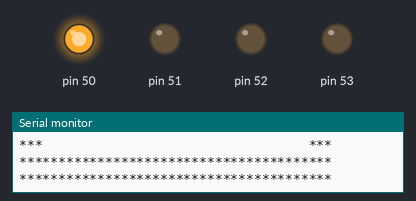
Recording of a sketch running on a simulated Arduino Mega 2560, built with avr-gcc and run on an emulated ATmega2560. Parts: output pins drawn as LEDs (lit = HIGH), the last lines printed to the serial monitor.

Above: at 3.2 s.
At 28.2 s:
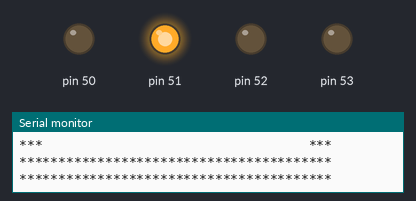
At 53.2 s:
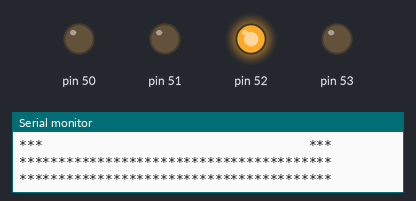
At 78.3 s:
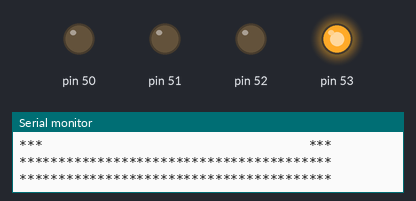
At 93.3 s:
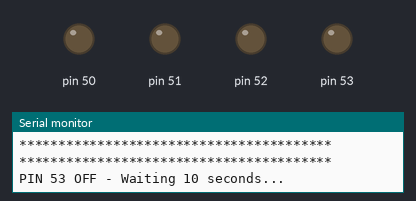
Timing chart, 0 to 119.7 s (numbered marks = the images above):
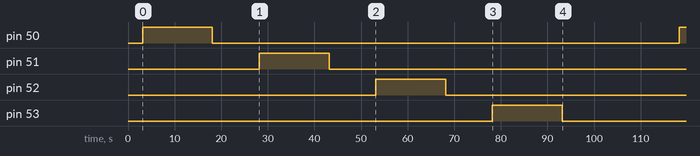

Measured:
- by itself, pin 50: LOW → HIGH at 3.1 s, → LOW 15.0 s later, → HIGH 100 s later
- by itself, pin 51: LOW → HIGH at 28.2 s, → LOW 15.0 s later
- by itself, pin 52: LOW → HIGH at 53.2 s, → LOW 15.0 s later
- by itself, pin 53: LOW → HIGH at 78.2 s, → LOW 15.0 s later

The sketch:

test_super_slow.ino
```cpp
/**
 * Arduino Mega #2 - SUPER SLOW TEST
 * Очень медленный тест с большими паузами
 */

void setup() {
  Serial.begin(115200);
  delay(100);

  Serial.println("\n========================================");
  Serial.println("  SUPER SLOW TEST - PINS 50-53");
  Serial.println("  Logic: HIGH = ON");
  Serial.println("========================================\n");

  pinMode(50, OUTPUT);
  pinMode(51, OUTPUT);
  pinMode(52, OUTPUT);
  pinMode(53, OUTPUT);

  digitalWrite(50, LOW);
  digitalWrite(51, LOW);
  digitalWrite(52, LOW);
  digitalWrite(53, LOW);

  Serial.println("[INIT] All pins LOW\n");
  delay(3000);
}

void loop() {
  Serial.println("\n\n\n");
  Serial.println("****************************************");
  Serial.println("****************************************");
  Serial.println("***                                  ***");
  Serial.println("***        PIN 50 = HIGH NOW!        ***");
  Serial.println("***     WATCH ACTUATOR! (15 SEC)     ***");
  Serial.println("***                                  ***");
  Serial.println("****************************************");
  Serial.println("****************************************\n");
  digitalWrite(50, HIGH);
  delay(15000);
  digitalWrite(50, LOW);
  Serial.println("\nPIN 50 OFF - Waiting 10 seconds...\n\n");
  delay(10000);

  Serial.println("\n\n\n");
  Serial.println("****************************************");
  Serial.println("****************************************");
  Serial.println("***                                  ***");
  Serial.println("***        PIN 51 = HIGH NOW!        ***");
  Serial.println("***     WATCH ACTUATOR! (15 SEC)     ***");
  Serial.println("***                                  ***");
  Serial.println("****************************************");
  Serial.println("****************************************\n");
  digitalWrite(51, HIGH);
  delay(15000);
  digitalWrite(51, LOW);
  Serial.println("\nPIN 51 OFF - Waiting 10 seconds...\n\n");
  delay(10000);

  Serial.println("\n\n\n");
  Serial.println("****************************************");
  Serial.println("****************************************");
  Serial.println("***                                  ***");
  Serial.println("***        PIN 52 = HIGH NOW!        ***");
  Serial.println("***     WATCH ACTUATOR! (15 SEC)     ***");
  Serial.println("***                                  ***");
  Serial.println("****************************************");
  Serial.println("****************************************\n");
  digitalWrite(52, HIGH);
  delay(15000);
  digitalWrite(52, LOW);
  Serial.println("\nPIN 52 OFF - Waiting 10 seconds...\n\n");
  delay(10000);

  Serial.println("\n\n\n");
  Serial.println("****************************************");
  Serial.println("****************************************");
  Serial.println("***                                  ***");
  Serial.println("***        PIN 53 = HIGH NOW!        ***");
  Serial.println("***     WATCH ACTUATOR! (15 SEC)     ***");
  Serial.println("***                                  ***");
  Serial.println("****************************************");
  Serial.println("****************************************\n");
  digitalWrite(53, HIGH);
  delay(15000);
  digitalWrite(53, LOW);
  Serial.println("\nPIN 53 OFF - Waiting 10 seconds...\n\n");
  delay(10000);

  Serial.println("\n\n========================================");
  Serial.println("ALL PINS TESTED!");
  Serial.println("Which pin made 3rd actuator move?");
  Serial.println("Repeating in 15 seconds...");
  Serial.println("========================================\n");
  delay(15000);
}
```
